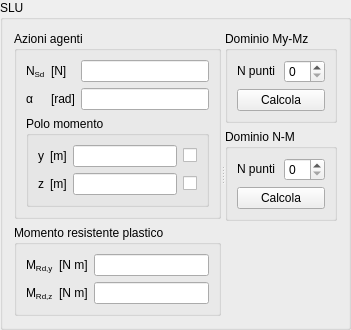
            <widget class="QGroupBox" name="ULSGBox">
             <property name="title">
              <string>SLU</string>
             </property>
             <layout class="QGridLayout" name="gridLayout_9">
              <item row="0" column="0">
               <widget class="QSplitter" name="splitter_2">
                <property name="orientation">
                 <enum>Qt::Horizontal</enum>
                </property>
                <widget class="QWidget" name="layoutWidget">
                 <layout class="QVBoxLayout" name="verticalLayout_6">
                  <item>
                   <widget class="QGroupBox" name="ULSActionsGBox">
                    <property name="title">
                     <string>Azioni agenti</string>
                    </property>
                    <layout class="QGridLayout" name="gridLayout_10">
                     <item row="0" column="0">
                      <widget class="QLabelRichName" name="NMULSNLabel">
                       <property name="text">
                        <string>&lt;!DOCTYPE HTML PUBLIC &quot;-//W3C//DTD HTML 4.0//EN&quot; &quot;http://www.w3.org/TR/REC-html40/strict.dtd&quot;&gt;
&lt;html&gt;&lt;head&gt;&lt;meta name=&quot;qrichtext&quot; content=&quot;1&quot; /&gt;&lt;/head&gt;
&lt;body&gt;
N&lt;span style=&quot; vertical-align:sub;&quot;&gt;Sd&lt;/span&gt;
&lt;/body&gt;&lt;/html&gt;</string>
                       </property>
                      </widget>
                     </item>
                     <item row="0" column="2">
                      <widget class="QLineEditValue" name="NMULSNLEdit">
                       <property name="styleSheet">
                        <string notr="true"/>
                       </property>
                      </widget>
                     </item>
                     <item row="1" column="0">
                      <widget class="QLabelRichName" name="alphaMULSNLabel">
                       <property name="text">
                        <string>&lt;!DOCTYPE HTML PUBLIC &quot;-//W3C//DTD HTML 4.0//EN&quot; &quot;http://www.w3.org/TR/REC-html40/strict.dtd&quot;&gt;
&lt;html&gt;&lt;head&gt;&lt;meta name=&quot;qrichtext&quot; content=&quot;1&quot; /&gt;&lt;/head&gt;
&lt;body&gt;
α
&lt;/body&gt;
&lt;/html&gt;</string>
                       </property>
                      </widget>
                     </item>
                     <item row="1" column="2">
                      <widget class="QLineEditValue" name="alphaMULSNLEdit">
                       <property name="styleSheet">
                        <string notr="true"/>
                       </property>
                      </widget>
                     </item>
                     <item row="2" column="0" colspan="3">
                      <widget class="QGroupBox" name="cenMULSNGBox">
                       <property name="title">
                        <string>Polo momento</string>
                       </property>
                       <layout class="QGridLayout" name="gridLayout_11">
                        <item row="1" column="0">
                         <widget class="QLabelRichName" name="yCenMULSNLabel">
                          <property name="text">
                           <string>&lt;!DOCTYPE HTML PUBLIC &quot;-//W3C//DTD HTML 4.0//EN&quot; &quot;http://www.w3.org/TR/REC-html40/strict.dtd&quot;&gt;
&lt;html&gt;&lt;head&gt;&lt;meta name=&quot;qrichtext&quot; content=&quot;1&quot; /&gt;&lt;/head&gt;
&lt;body&gt;
y
&lt;/body&gt;
&lt;/html&gt;</string>
                          </property>
                         </widget>
                        </item>
                        <item row="1" column="2">
                         <widget class="QLineEditValue" name="yCenMULSNLEdit">
                          <property name="styleSheet">
                           <string notr="true"/>
                          </property>
                         </widget>
                        </item>
                        <item row="2" column="0">
                         <widget class="QLabelRichName" name="zCenMULSNLabel">
                          <property name="text">
                           <string>&lt;!DOCTYPE HTML PUBLIC &quot;-//W3C//DTD HTML 4.0//EN&quot; &quot;http://www.w3.org/TR/REC-html40/strict.dtd&quot;&gt;
&lt;html&gt;&lt;head&gt;&lt;meta name=&quot;qrichtext&quot; content=&quot;1&quot; /&gt;&lt;/head&gt;
&lt;body&gt;
z
&lt;/body&gt;
&lt;/html&gt;</string>
                          </property>
                         </widget>
                        </item>
                        <item row="2" column="2">
                         <widget class="QLineEditValue" name="zCenMULSNLEdit">
                          <property name="styleSheet">
                           <string notr="true"/>
                          </property>
                         </widget>
                        </item>
                        <item row="1" column="1">
                         <widget class="QLabelUnitMeasure" name="yCenULSNUMLabel">
                          <property name="text">
                           <string>&lt;!DOCTYPE HTML PUBLIC &quot;-//W3C//DTD HTML 4.0//EN&quot; &quot;http://www.w3.org/TR/REC-html40/strict.dtd&quot;&gt;
&lt;html&gt;&lt;head&gt;&lt;meta name=&quot;qrichtext&quot; content=&quot;1&quot; /&gt;&lt;/head&gt;
&lt;body&gt;
[m]
&lt;/body&gt;
&lt;/html&gt;</string>
                          </property>
                         </widget>
                        </item>
                        <item row="2" column="1">
                         <widget class="QLabelUnitMeasure" name="zCenMULSNUMLabel">
                          <property name="text">
                           <string>&lt;!DOCTYPE HTML PUBLIC &quot;-//W3C//DTD HTML 4.0//EN&quot; &quot;http://www.w3.org/TR/REC-html40/strict.dtd&quot;&gt;
&lt;html&gt;&lt;head&gt;&lt;meta name=&quot;qrichtext&quot; content=&quot;1&quot; /&gt;&lt;/head&gt;
&lt;body&gt;
[m]
&lt;/body&gt;
&lt;/html&gt;</string>
                          </property>
                         </widget>
                        </item>
                        <item row="1" column="3">
                         <widget class="QCheckBoxReadOnly" name="yCenMULSNCheckBox">
                          <property name="text">
                           <string/>
                          </property>
                         </widget>
                        </item>
                        <item row="2" column="3">
                         <widget class="QCheckBoxReadOnly" name="zCenMULSNCheckBox">
                          <property name="text">
                           <string/>
                          </property>
                         </widget>
                        </item>
                       </layout>
                      </widget>
                     </item>
                     <item row="0" column="1">
                      <widget class="QLabelUnitMeasure" name="NMULSNUMLabel">
                       <property name="text">
                        <string>&lt;!DOCTYPE HTML PUBLIC &quot;-//W3C//DTD HTML 4.0//EN&quot; &quot;http://www.w3.org/TR/REC-html40/strict.dtd&quot;&gt;
&lt;html&gt;&lt;head&gt;&lt;meta name=&quot;qrichtext&quot; content=&quot;1&quot; /&gt;&lt;/head&gt;
&lt;body&gt;
[N]
&lt;/body&gt;&lt;/html&gt;</string>
                       </property>
                      </widget>
                     </item>
                     <item row="1" column="1">
                      <widget class="QLabelUnitMeasure" name="alphaMULSNUMLabel">
                       <property name="text">
                        <string>&lt;!DOCTYPE HTML PUBLIC &quot;-//W3C//DTD HTML 4.0//EN&quot; &quot;http://www.w3.org/TR/REC-html40/strict.dtd&quot;&gt;
&lt;html&gt;&lt;head&gt;&lt;meta name=&quot;qrichtext&quot; content=&quot;1&quot; /&gt;&lt;/head&gt;
&lt;body&gt;
[rad]
&lt;/body&gt;
&lt;/html&gt;</string>
                       </property>
                      </widget>
                     </item>
                    </layout>
                   </widget>
                  </item>
                  <item>
                   <widget class="QGroupBox" name="groupBox_3">
                    <property name="title">
                     <string>Momento resistente plastico</string>
                    </property>
                    <layout class="QGridLayout" name="gridLayout_12">
                     <item row="0" column="0">
                      <widget class="QLabelRichName" name="MyULSNLabel">
                       <property name="text">
                        <string>&lt;!DOCTYPE HTML PUBLIC &quot;-//W3C//DTD HTML 4.0//EN&quot; &quot;http://www.w3.org/TR/REC-html40/strict.dtd&quot;&gt;
&lt;html&gt;&lt;head&gt;&lt;meta name=&quot;qrichtext&quot; content=&quot;1&quot; /&gt;&lt;/head&gt;
&lt;body&gt;
M&lt;span style=&quot; vertical-align:sub;&quot;&gt;Rd,y&lt;/span&gt;
&lt;/body&gt;&lt;/html&gt;</string>
                       </property>
                      </widget>
                     </item>
                     <item row="0" column="1">
                      <widget class="QLabelUnitMeasure" name="MyULSNUMLabel">
                       <property name="text">
                        <string>&lt;!DOCTYPE HTML PUBLIC &quot;-//W3C//DTD HTML 4.0//EN&quot; &quot;http://www.w3.org/TR/REC-html40/strict.dtd&quot;&gt;
&lt;html&gt;&lt;head&gt;&lt;meta name=&quot;qrichtext&quot; content=&quot;1&quot; /&gt;&lt;/head&gt;
&lt;body&gt;
[N m]
&lt;/body&gt;&lt;/html&gt;</string>
                       </property>
                      </widget>
                     </item>
                     <item row="0" column="2">
                      <widget class="QLineEditValue" name="MyULSNLEdit">
                       <property name="readOnly">
                        <bool>true</bool>
                       </property>
                      </widget>
                     </item>
                     <item row="1" column="0">
                      <widget class="QLabelRichName" name="MzULSNLabel">
                       <property name="text">
                        <string>&lt;!DOCTYPE HTML PUBLIC &quot;-//W3C//DTD HTML 4.0//EN&quot; &quot;http://www.w3.org/TR/REC-html40/strict.dtd&quot;&gt;
&lt;html&gt;&lt;head&gt;&lt;meta name=&quot;qrichtext&quot; content=&quot;1&quot; /&gt;&lt;/head&gt;
&lt;body&gt;
M&lt;span style=&quot; vertical-align:sub;&quot;&gt;Rd,z&lt;/span&gt;
&lt;/body&gt;&lt;/html&gt;</string>
                       </property>
                      </widget>
                     </item>
                     <item row="1" column="1">
                      <widget class="QLabelUnitMeasure" name="MzULSNUMLabel">
                       <property name="text">
                        <string>&lt;!DOCTYPE HTML PUBLIC &quot;-//W3C//DTD HTML 4.0//EN&quot; &quot;http://www.w3.org/TR/REC-html40/strict.dtd&quot;&gt;
&lt;html&gt;&lt;head&gt;&lt;meta name=&quot;qrichtext&quot; content=&quot;1&quot; /&gt;&lt;/head&gt;
&lt;body&gt;
[N m]
&lt;/body&gt;&lt;/html&gt;</string>
                       </property>
                      </widget>
                     </item>
                     <item row="1" column="2">
                      <widget class="QLineEditValue" name="MzULSNLEdit">
                       <property name="readOnly">
                        <bool>true</bool>
                       </property>
                      </widget>
                     </item>
                    </layout>
                   </widget>
                  </item>
                 </layout>
                </widget>
                <widget class="QWidget" name="layoutWidget_2">
                 <layout class="QVBoxLayout" name="verticalLayout_7">
                  <item>
                   <widget class="QGroupBox" name="MULSyMULSzGBox">
                    <property name="title">
                     <string>Dominio My-Mz</string>
                    </property>
                    <layout class="QGridLayout" name="gridLayout_13">
                     <item row="0" column="2">
                      <widget class="QSpinBox" name="MULSyMULSzAccuracySBox"/>
                     </item>
                     <item row="1" column="1" colspan="2">
                      <widget class="QPushButton" name="MULSyMULSzPButton">
                       <property name="text">
                        <string>Calcola</string>
                       </property>
                      </widget>
                     </item>
                     <item row="0" column="1">
                      <widget class="QLabel" name="MULSyMULSzAccuracyLabel">
                       <property name="text">
                        <string>&lt;!DOCTYPE HTML PUBLIC &quot;-//W3C//DTD HTML 4.0//EN&quot; &quot;http://www.w3.org/TR/REC-html40/strict.dtd&quot;&gt;
&lt;html&gt;&lt;head&gt;&lt;meta name=&quot;qrichtext&quot; content=&quot;1&quot; /&gt;&lt;/head&gt;
&lt;body&gt;
N punti
&lt;/body&gt;
&lt;/html&gt;</string>
                       </property>
                      </widget>
                     </item>
                    </layout>
                   </widget>
                  </item>
                  <item>
                   <widget class="QGroupBox" name="MULSNGBox">
                    <property name="title">
                     <string>Dominio N-M</string>
                    </property>
                    <layout class="QGridLayout" name="gridLayout_19">
                     <item row="0" column="2">
                      <widget class="QSpinBox" name="MULSNAccuracySBox"/>
                     </item>
                     <item row="1" column="1" colspan="2">
                      <widget class="QPushButton" name="MULSNPButton">
                       <property name="text">
                        <string>Calcola</string>
                       </property>
                      </widget>
                     </item>
                     <item row="0" column="1">
                      <widget class="QLabel" name="MULSNAccuracyLabel">
                       <property name="text">
                        <string>&lt;!DOCTYPE HTML PUBLIC &quot;-//W3C//DTD HTML 4.0//EN&quot; &quot;http://www.w3.org/TR/REC-html40/strict.dtd&quot;&gt;
&lt;html&gt;&lt;head&gt;&lt;meta name=&quot;qrichtext&quot; content=&quot;1&quot; /&gt;&lt;/head&gt;
&lt;body&gt;
N punti
&lt;/body&gt;
&lt;/html&gt;</string>
                       </property>
                      </widget>
                     </item>
                    </layout>
                   </widget>
                  </item>
                  <item>
                   <spacer name="verticalSpacer_4">
                    <property name="orientation">
                     <enum>Qt::Vertical</enum>
                    </property>
                    <property name="sizeHint" stdset="0">
                     <size>
                      <width>20</width>
                      <height>40</height>
                     </size>
                    </property>
                   </spacer>
                  </item>
                 </layout>
                </widget>
               </widget>
              </item>
             </layout>
            </widget>
